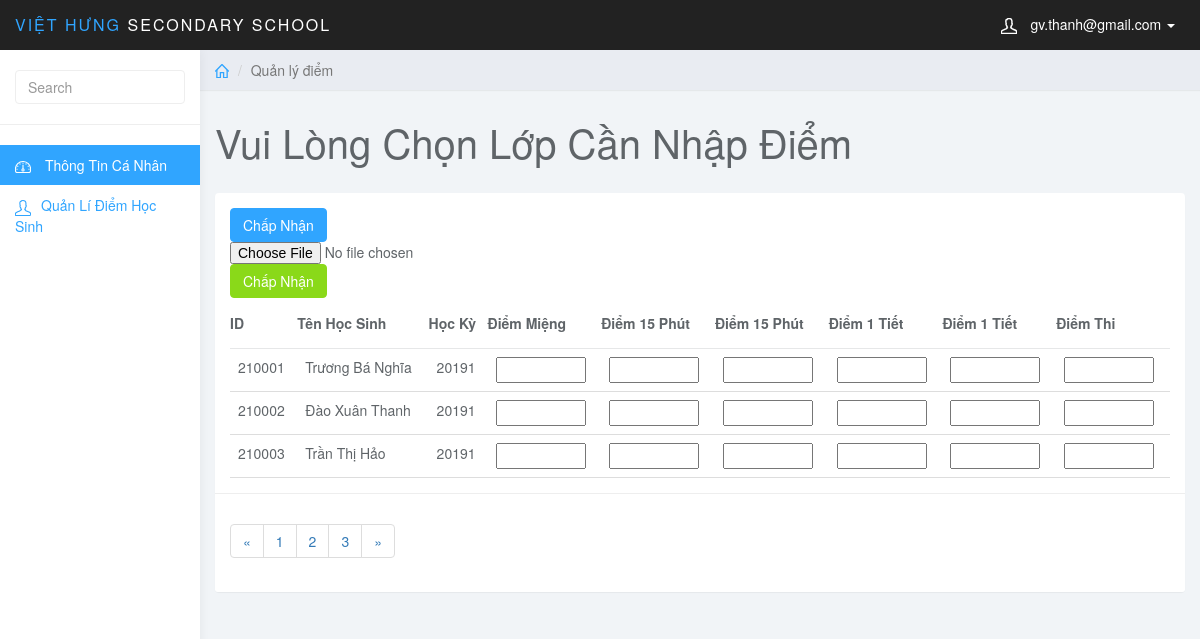
The page /admin/index.php?page_gv=add_points&MaHocKy=20191&MaMonHoc=GD&MaLopHoc=1 (signed in) on the database as committed earlier.
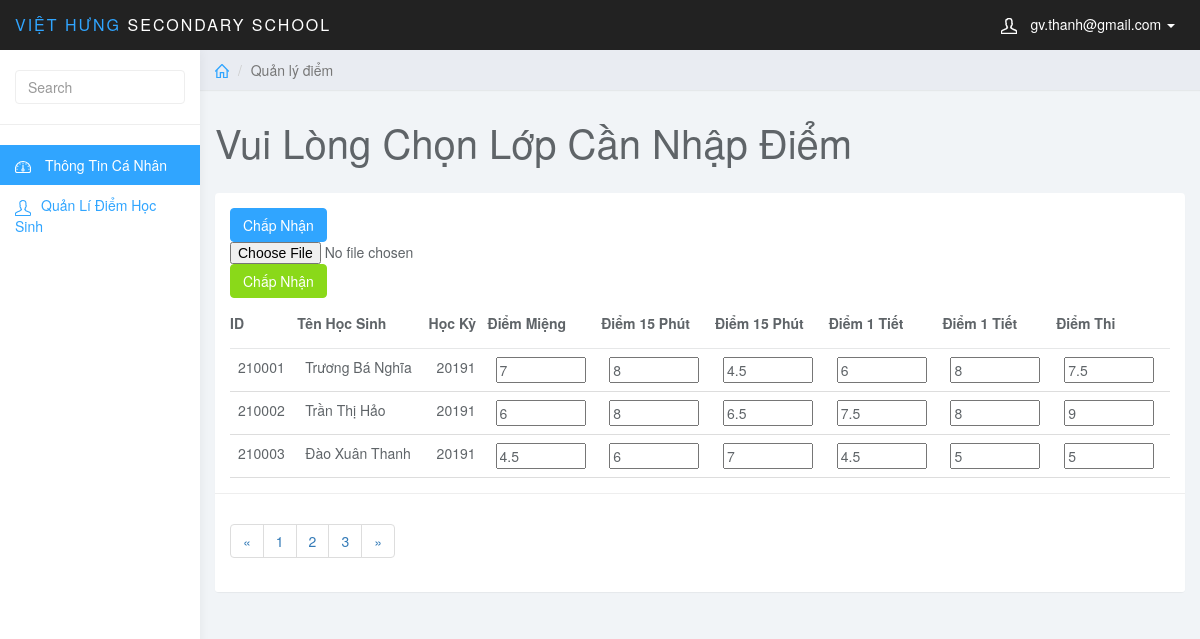
The same page on the database as committed later.
### tables this page shows
CREATE TABLE `diem` (
  `MaDiem` int(6) NOT NULL AUTO_INCREMENT,
  `MaHocKy` varchar(5) NOT NULL,
  `MaMonHoc` varchar(5) NOT NULL,
  `MaHS` int(6) NOT NULL,
  `MaLopHoc` varchar(10) NOT NULL,
  `DiemMieng` varchar(5) NOT NULL,
  `Diem15Phut1` varchar(5) NOT NULL,
  `Diem15Phut2` varchar(5) NOT NULL,
  `Diem1Tiet1` varchar(5) NOT NULL,
  `Diem1Tiet2` varchar(5) NOT NULL,
  `DiemThi` varchar(5) NOT NULL,
  `DiemTB` float NOT NULL,
  PRIMARY KEY (`MaDiem`),
  KEY `fk_diem_mahk` (`MaHocKy`),
  KEY `fk_diem_monhoc` (`MaMonHoc`),
  KEY `fk_diem_hocsinh` (`MaHS`),
  KEY `MaLopHoc` (`MaLopHoc`),
  CONSTRAINT `diem_ibfk_1` FOREIGN KEY (`MaLopHoc`) REFERENCES `lophoc` (`MaLopHoc`),
  CONSTRAINT `fk_diem_hocsinh` FOREIGN KEY (`MaHS`) REFERENCES `hocsinh` (`MaHS`),
  CONSTRAINT `fk_diem_mahk` FOREIGN KEY (`MaHocKy`) REFERENCES `hocky` (`MaHocKy`),
  CONSTRAINT `fk_diem_monhoc` FOREIGN KEY (`MaMonHoc`) REFERENCES `monhoc` (`MaMonHoc`)
);

CREATE TABLE `hocsinh` (
  `MaHS` int(6) NOT NULL,
  `MaLopHoc` varchar(10) NOT NULL,
  `TenHS` varchar(50) NOT NULL,
  `GioiTinh` varchar(5) NOT NULL,
  `NgaySinh` date NOT NULL,
  `NoiSinh` varchar(50) NOT NULL,
  `DanToc` varchar(10) NOT NULL,
  `HoTenCha` varchar(50) NOT NULL,
  `HoTenMe` varchar(50) NOT NULL,
  PRIMARY KEY (`MaHS`),
  KEY `fk_hs_lh` (`MaLopHoc`),
  CONSTRAINT `fk_hs_lh` FOREIGN KEY (`MaLopHoc`) REFERENCES `lophoc` (`MaLopHoc`)
);

### teacher/add_points.php (the view, shortened to what this page needs)
<?php
	$id_hocky = $_GET['MaHocKy'];
	$id_monhoc = $_GET['MaMonHoc'];
	$id_lophoc = $_GET['MaLopHoc'];
?>
<div class="col-sm-9 col-sm-offset-3 col-lg-10 col-lg-offset-2 main">
		<div class="row">
			<ol class="breadcrumb">
				<li><a href="#"><svg class="glyph stroked home"><use xlink:href="#stroked-home"></use></svg></a></li>
				<li class="active">Quản lý điểm</li>
			</ol>
		</div>
		<div class="row">
			<div class="col-lg-12">
				<h1 class="page-header">Vui Lòng Chọn Lớp Cần Nhập Điểm</h1>
			</div>
		</div>
		<div class="row">
			<div class="col-md-12">
					<div class="panel panel-default">
							<div class="panel-body">
								<table class="table">
									<thead>
									<tr>
										<th data-field="id" data-sortable="true">ID</th>
										<th>Tên Học Sinh</th>
                                        <th>Học Kỳ</th>
                                        <th>Điểm Miệng</th>
                                        <th>Điểm 15 Phút</th>
                                        <th>Điểm 15 Phút</th>
                                        <th>Điểm 1 Tiết</th>
                                        <th>Điểm 1 Tiết</th>
                                        <th>Điểm Thi</th>
									</tr>
									</thead>
									<tbody>
										<?php
											$sql_hs = "SELECT * FROM hocsinh JOIN diem ON hocsinh.MaHS = diem.MaHS WHERE hocsinh.MaLopHoc = '$id_lophoc' AND diem.MaMonHoc = '$id_monhoc' AND diem.MaHocKy = '$id_hocky'";
											$query_hs = mysqli_query($conn,$sql_hs);
										?>
                                    <form method="POST" role="form">
										<?php
											for($i=1;$i<=$row_hs=mysqli_fetch_assoc($query_hs);$i++) {
										?>
										<tr>
											<td><input type="text" name="MaHS<?php echo $i ?>" value="<?php echo $row_hs['MaHS'] ?>" hidden><?php echo $row_hs['MaHS'] ?></td>
                                            <td><?php echo $row_hs['TenHS'] ?></td>
											<td><?php echo $id_hocky ?></td>
                                            <td><input style="width:90px" <?php if(!empty($row_hs['DiemMieng'])){ echo 'readonly';} ?> type="text" maxlength="3" name="diem_mieng<?php echo $i ?>" value="<?php echo $row_hs['DiemMieng'] ?>"></td>
                                            <td><input style="width:90px" <?php if(!empty($row_hs['Diem15Phut1'])){ echo 'readonly';} ?> type="text" maxlength="3" name="diem_15p1<?php echo $i ?>" value="<?php echo $row_hs['Diem15Phut1'] ?>"></td>
                                            <td><input style="width:90px" <?php if(!empty($row_hs['Diem15Phut2'])){ echo 'readonly';} ?> type="text" maxlength="3" name="diem_15p2<?php echo $i ?>" value="<?php echo $row_hs['Diem15Phut2'] ?>"></td>
                                            <td><input style="width:90px" <?php if(!empty($row_hs['Diem1Tiet1'])){ echo 'readonly';} ?> type="text" maxlength="3" name="diem_1tiet1<?php echo $i ?>" value="<?php echo $row_hs['Diem1Tiet1'] ?>"></td>
                                            <td><input style="width:90px" <?php if(!empty($row_hs['Diem1Tiet2'])){ echo 'readonly';} ?> type="text" maxlength="3" name="diem_1tiet2<?php echo $i ?>" value="<?php echo $row_hs['Diem1Tiet2'] ?>"></td>
											<td><input style="width:90px" <?php if(!empty($row_hs['DiemThi'])){ echo 'readonly';} ?> type="text" maxlength="3" name="diem_thi<?php echo $i ?>" value="<?php echo $row_hs['DiemThi'] ?>"></td>
										</tr>
											<?php } ?>
										<button type="submit" name="sbm" class="btn btn-primary">Chấp Nhận</button>
									</form>
									<form method="post" action="../teacher/excel_gv_nhap.php" enctype="multipart/form-data">
													<input type="file" name="file">
													<button type="submit" name="btnImport" class="btn btn-success">Chấp Nhận</button>
											</form>
									</tbody>
								</table>
							</div>
							<div class="panel-footer">
								<nav aria-label="Page navigation example">
									<ul class="pagination">
										<li class="page-item"><a class="page-link" href="#">&laquo;</a></li>
										<li class="page-item"><a class="page-link" href="#">1</a></li>
										<li class="page-item"><a class="page-link" href="#">2</a></li>
										<li class="page-item"><a class="page-link" href="#">3</a></li>
										<li class="page-item"><a class="page-link" href="#">&raquo;</a></li>
									</ul>
								</nav>
							</div>
						</div>
			</div>
		</div>
    </div>

Rows that differ between the two databases and show on the page:
removed diem: MaHS "210001", MaHS.TenHS "Trương Bá Nghĩa"
removed diem: MaHS "210002", MaHS.TenHS "Đào Xuân Thanh"
removed diem: MaHS "210003", MaHS.TenHS "Trần Thị Hảo"
added diem: MaHS "210001", MaHS.TenHS "Trương Bá Nghĩa", DiemMieng "7", Diem15Phut1 "8", Diem15Phut2 "4.5", Diem1Tiet1 "6", Diem1Tiet2 "8", DiemThi "7.5"
added diem: MaHS "210002", MaHS.TenHS "Trần Thị Hảo", DiemMieng "6", Diem15Phut1 "8", Diem15Phut2 "6.5", Diem1Tiet1 "7.5", Diem1Tiet2 "8", DiemThi "9"
added diem: MaHS "210003", MaHS.TenHS "Đào Xuân Thanh", DiemMieng "4.5", Diem15Phut1 "6", Diem15Phut2 "7", Diem1Tiet1 "4.5", Diem1Tiet2 "5", DiemThi "5"
